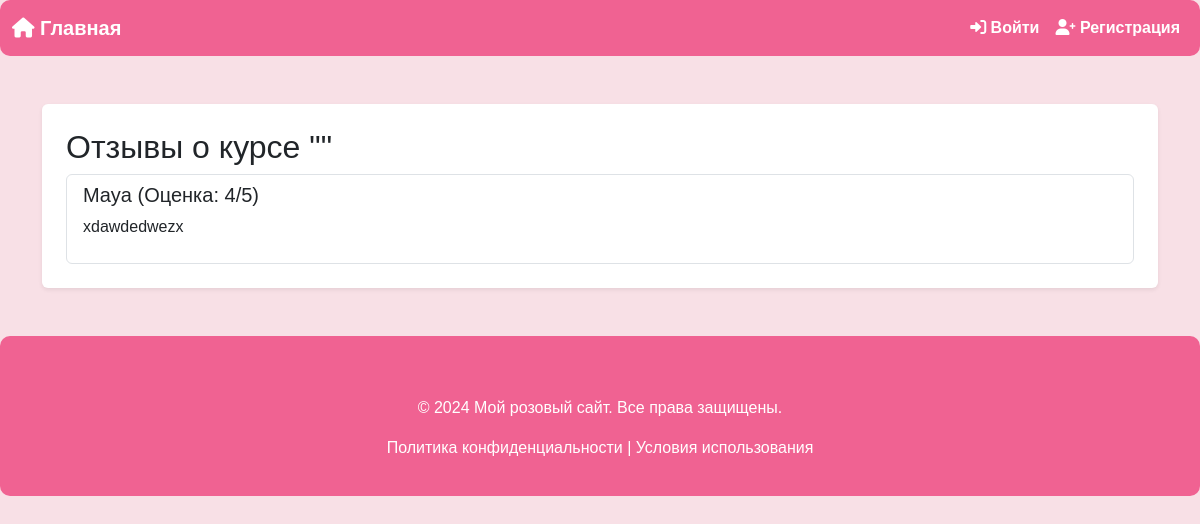
Page /reviews/course/3/ on the earlier database version.
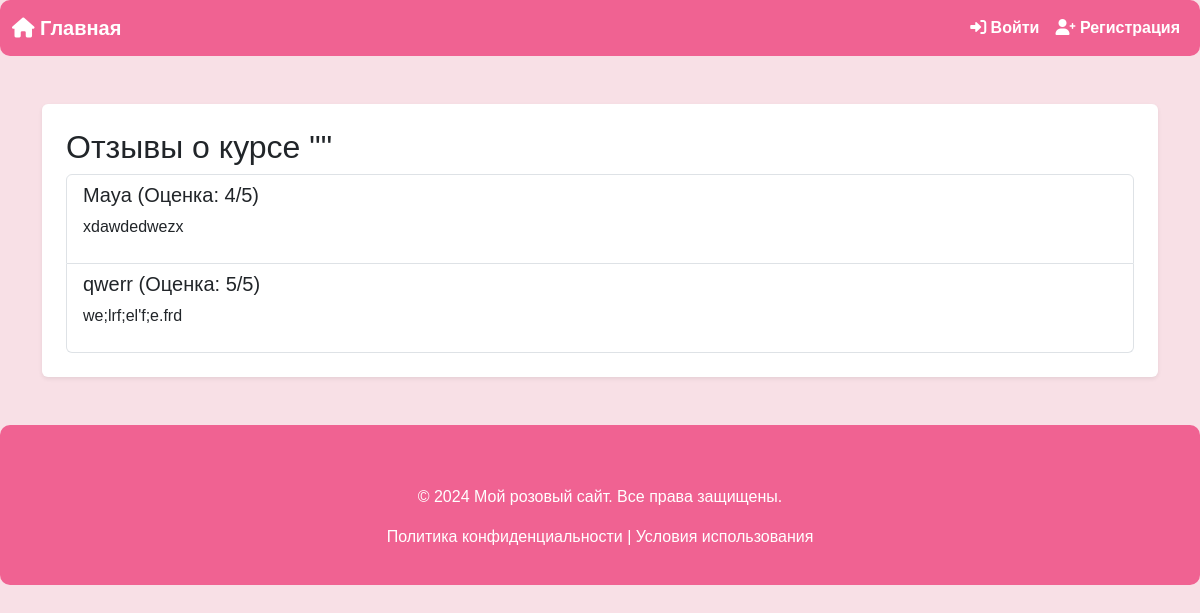
Same page on the later database version.
### reviews/models.py (models this page shows, shortened)
class Review(BaseModel):
    course = models.ForeignKey(Course, on_delete=models.CASCADE, related_name='reviews', verbose_name="Курс")
    user = models.ForeignKey(User, on_delete=models.CASCADE, verbose_name="Пользователь")
    rating = models.IntegerField(validators=[MinValueValidator(1), MaxValueValidator(5)], verbose_name="Рейтинг")
    comment = models.TextField(verbose_name="Комментарий")
    class Meta:
        verbose_name = "Отзыв"
        verbose_name_plural = "Отзывы"
        unique_together = ('course', 'user')

### reviews/views.py (the view)
# urls.py: path('course/<int:course_id>/', ReviewListView.as_view(), name="list"),
class ReviewListView(ListView):
    model = Review
    template_name = "reviews/review_list.html"
    context_object_name = "reviews"
    paginate_by = 5
    def get_queryset(self):
        course_id = self.kwargs.get("course_id")
        return Review.objects.filter(course_id=course_id)

### templates/reviews/review_list.html (shortened to what this page needs)
{% extends "base.html" %}
{% block content %}
<h2>Отзывы о курсе "{{ course.title }}"</h2>
{% if reviews %}
    <div class="list-group">
        {% for review in reviews %}
        <div class="list-group-item">
            <h5>{{ review.user.username }} (Оценка: {{ review.rating }}/5)</h5>
            <p>{{ review.comment }}</p>
        </div>
        {% endfor %}
    </div>
{% else %}
    <p>Отзывов еще нет.</p>
{% endif %}
{% endblock %}

Differences in the rows shown:
added Review: user.username "qwerr", rating "5", comment "we;lrf;el'f;e.frd"
